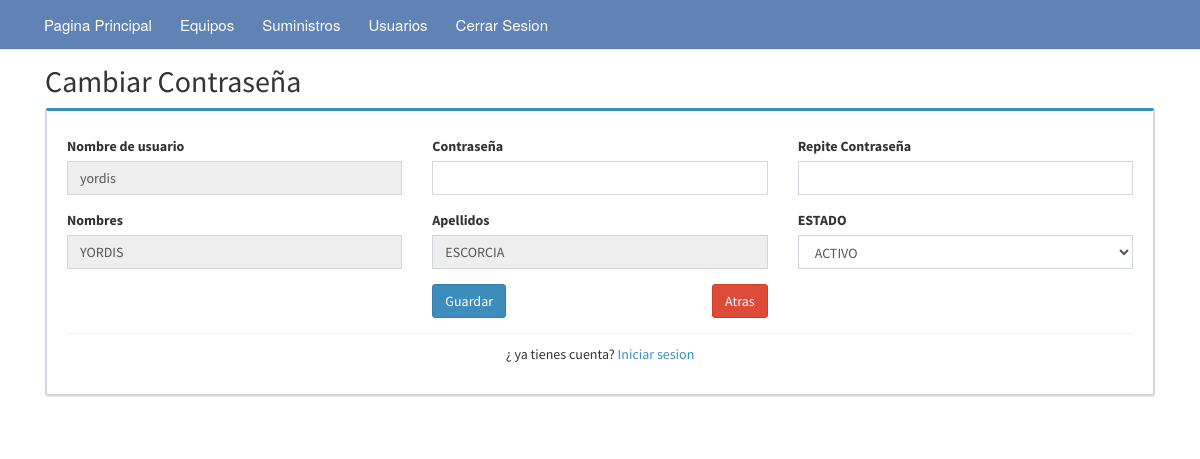
The page /upduser.php?id=yordis on the database its author committed.
### tables this page shows
CREATE TABLE IF NOT EXISTS `usuarios` (
  `id` int(11) NOT NULL AUTO_INCREMENT,
  `usuario` varchar(50) DEFAULT NULL,
  `password` varchar(200) DEFAULT NULL,
  `nombres` varchar(200) DEFAULT NULL,
  `apellidos` varchar(200) DEFAULT NULL,
  `estado` varchar(200) DEFAULT NULL,
  `fechacreacion` date DEFAULT NULL,
  PRIMARY KEY (`id`)
);

### upduser.php (the view, shortened to what this page needs)
<?php session_start();
include("conexion.php");
?>
<head>
	<link rel="stylesheet" href="tabla/bootstrap4.min.css">
</head>
<body>
	<nav class="navbar navbar-default navbar-fixed-top">
		<?php include('nav.php'); ?>
	</nav>
	<div class="container">
		<div class="content">
            <h2>Cambiar Contraseña</h2>
            <?php
			$id = mysqli_real_escape_string($con,(strip_tags($_GET["id"],ENT_QUOTES)));
			$sql = mysqli_query($con, "SELECT * FROM usuarios WHERE usuario='$id'");
			if(mysqli_num_rows($sql) == 0){
				header("location: user.php?alert=4");
			}else{
				$row = mysqli_fetch_assoc($sql);
			}
			?>
			<div class="box box-primary">
				<div class="box-body">
					<form role="form" class="form-horizontal" action="acciones/edituser.php" method="post">
						<div class="form-group">
							<div class="col-sm-4">
								<label>Nombre de usuario</label>
								<input type="text" name="usuario" class="form-control" value="<?php echo $row ['usuario']; ?>" readonly>
							</div>
							<div class="col-sm-4">
								<label>Contraseña</label>
								<input type="password" name="password" class="form-control" required>
							</div>
							<div class="col-sm-4">
								<label>Repite Contraseña</label>
								<input type="password" name="password2" class="form-control" required>
							</div>
						</div>
						<div class="form-group">
							<div class="col-sm-4">
								<label>Nombres</label>
								<input type="text" name="nombres" class="form-control" value="<?php echo $row ['nombres']; ?>" readonly>
							</div>
							<div class="col-sm-4">
								<label>Apellidos</label>
								<input type="text" name="apellidos" class="form-control" value="<?php echo $row ['apellidos']; ?>" readonly>
							</div>
							<div class="col-sm-4">
								<label>ESTADO</label>
								<select name="estado" class="form-control">
                                <option><?php echo $row ['estado']; ?></option>
								</select>
							</div>
						</div>
						<div class="form-group">
							<label class="col-sm-4 control-label"></label>
							<div class="col-sm-4">
								<input type="submit" class="btn btn-primary btn-submit" name="editaruser" value="Guardar">
								<a href="usuarios.php" class="btn btn-danger pull-right">Atras</a>
							</div>
						</div>
					</form>
					<center>
						<p class="box-footer">
							¿ ya tienes cuenta?
							<a href="index.php">Iniciar sesion</a>
						</p>
					</center>
				</div>
			</div>
		</div>
</body>

### css/style_nav.css (style rules this page uses)
.navbar-default { background-color: #6082b4; border-color: #1abc9c; }

### upduser.php (style rules this page uses)
.content { margin-top: 30px; }

### rows shown on the page
usuarios: usuario "yordis", nombres "YORDIS", apellidos "ESCORCIA", estado "ACTIVO"
